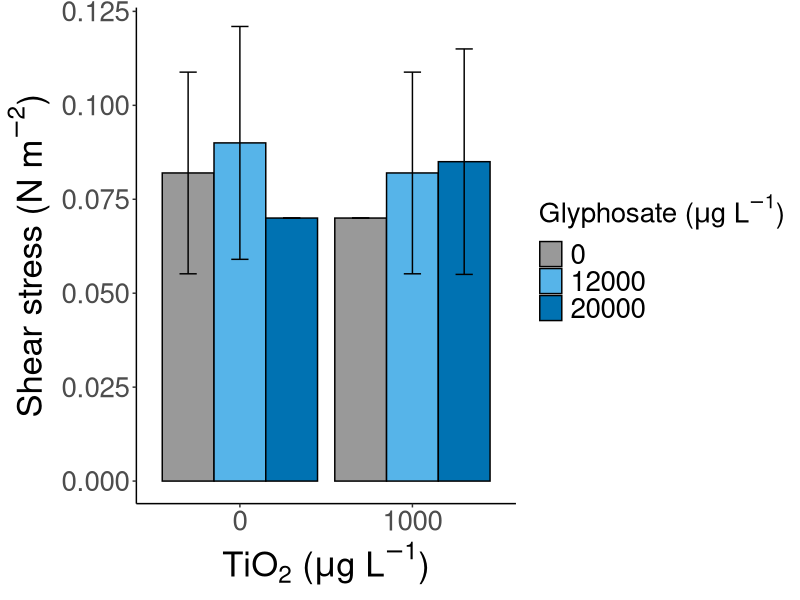
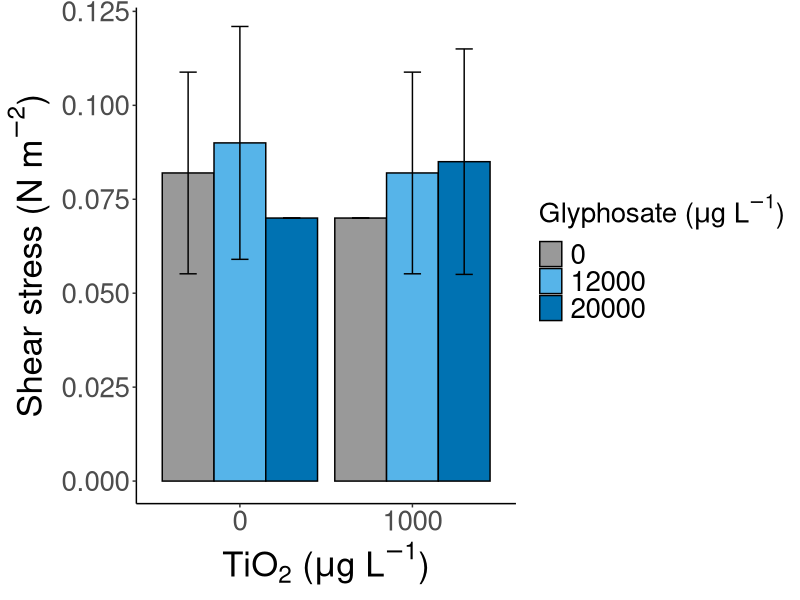

The R script that drew these images, in order:
##############################################################################
# Figure 8 - Mean sediment shear stress of critical erosion (Type I) 
# following stressor application, by TiO2 and Glyphosate.
##############################################################################

# 1) Load packages
library(dplyr)
library(plyr)
library(ggplot2)
library(here)

# 2) Read data
CSM.dat <- read.delim(here("CSM formatted.txt"))

# 3) Define summarySE
summarySE <- function(data = NULL, measurevar, groupvars = NULL,
                      na.rm = FALSE, conf.interval = 0.95, .drop = TRUE) {
  library(plyr)
  length2 <- function(x, na.rm = FALSE) {
    if (na.rm) sum(!is.na(x)) else length(x)
  }
  datac <- ddply(
    data, groupvars, .drop = .drop,
    .fun = function(xx, col) {
      c(N    = length2(xx[[col]], na.rm = na.rm),
        mean = mean(xx[[col]], na.rm = na.rm),
        sd   = sd(xx[[col]], na.rm = na.rm))
    },
    measurevar
  )
  datac <- plyr::rename(datac, c("mean" = measurevar))
  datac$se <- datac$sd / sqrt(datac$N)
  ciMult   <- qt(conf.interval / 2 + 0.5, datac$N - 1)
  datac$ci <- datac$se * ciMult
  return(datac)
}

# 4) Convert key columns to factors
CSM.dat$Treatment       <- as.factor(CSM.dat$Treatment)
CSM.dat$Stressor.status <- as.factor(CSM.dat$Stressor.status)
CSM.dat$Erosion.type    <- as.factor(CSM.dat$Erosion.type)
CSM.dat$Glyphosate      <- as.factor(CSM.dat$Glyphosate)
CSM.dat$TiO2            <- as.factor(CSM.dat$TiO2)

# 5) Subset to post-stress data with Type I erosion only
CSM.post.I <- subset(CSM.dat, Stressor.status == "Post" & Erosion.type == "1")

# 6) Summarise shear stress by glyphosate and TiO2
sum_ss_post <- summarySE(
  data       = CSM.post.I,
  measurevar = "Shear.stress",
  groupvars  = c("Glyphosate", "TiO2")
)

# 7) Convert factor levels to numeric-coded strings
sum_ss_post$Gly_values <- as.numeric(sum_ss_post$Glyphosate)
sum_ss_post$Gly_values[sum_ss_post$Gly_values == 1] <- 0
sum_ss_post$Gly_values[sum_ss_post$Gly_values == 2] <- 12000
sum_ss_post$Gly_values[sum_ss_post$Gly_values == 3] <- 20000
sum_ss_post$Gly_values <- as.factor(sum_ss_post$Gly_values)

sum_ss_post$TiO2_values <- as.numeric(sum_ss_post$TiO2)
sum_ss_post$TiO2_values[sum_ss_post$TiO2_values == 1] <- 0
sum_ss_post$TiO2_values[sum_ss_post$TiO2_values == 2] <- 1000
sum_ss_post$TiO2_values <- as.factor(sum_ss_post$TiO2_values)

# 8) Create the bar chart
fig8_shear_post <- ggplot(sum_ss_post, aes(
  x    = TiO2_values,
  y    = Shear.stress,
  fill = Gly_values
)) +
  geom_bar(
    position = position_dodge(width = 0.9),
    stat     = "summary",
    fun      = "mean",
    colour   = "black"
  ) +
  geom_errorbar(aes(
    ymin = Shear.stress - sd,
    ymax = Shear.stress + sd
  ),
  width = 0.3,
  position = position_dodge(width = 0.9)
  ) +
  coord_cartesian(ylim = c(0, 0.12)) +  # Adjust as needed
  scale_fill_manual(
    values = c("0" = "#999999", "12000" = "#56B4E9", "20000" = "#0072B2"),
    name   = expression(paste("Glyphosate (", mu, "g L"^-1, ")"))
  ) +
  xlab(expression(paste("TiO"[2], " (", mu, "g L"^-1, ")"))) +
  ylab(expression(paste("Shear stress (N m"^-2, ")"))) +
  theme_classic() +
  theme(
    axis.text   = element_text(size = 20),
    axis.title  = element_text(size = 25),
    legend.text = element_text(size = 20),
    legend.title= element_text(size = 20)
  )

# 9) Print or save
print(fig8_shear_post)
ggsave("Figure8.png", fig8_shear_post, width = 8, height = 6, dpi = 300)
